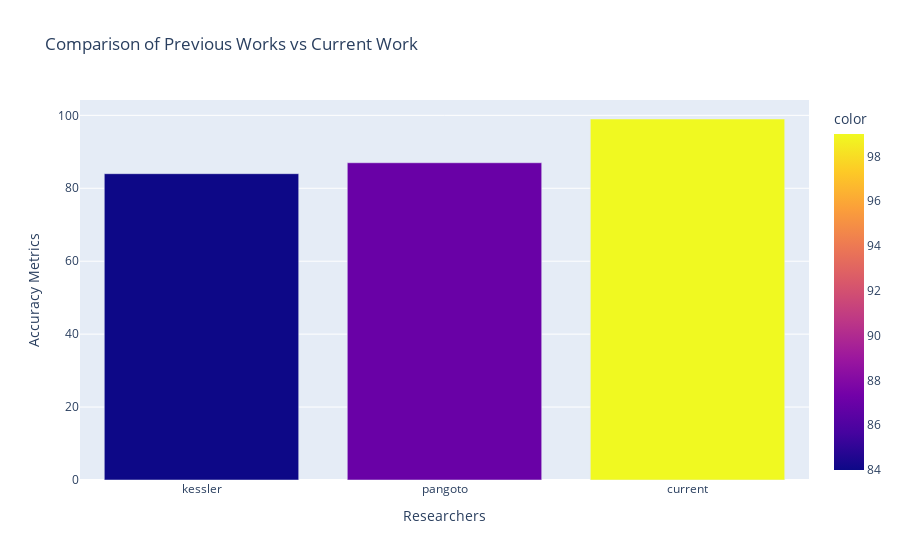

Notebook cell for this chart:
### Code cell
import matplotlib.pyplot as plt
import plotly.express as px


bar = px.bar(x = x, y = y, 
            title='Comparison of Previous Works vs Current Work', color = y)
bar.update_layout(xaxis_title='Researchers', yaxis_title='Accuracy Metrics')
bar.show()

### Figure 1 — Plotly figure (JSON) as saved in the notebook; plotly's stock layout.template omitted (floating-point values rounded to 4 significant figures)
{"data": [{"alignmentgroup": "True", "hovertemplate": "x=%{x}<br>y=%{y}<br>color=%{marker.color}<extra></extra>", "legendgroup": "", "marker": {"color": [84, 87, 99], "coloraxis": "coloraxis", "pattern": {"shape": ""}}, "name": "", "offsetgroup": "", "orientation": "v", "showlegend": false, "textposition": "auto", "type": "bar", "x": ["kessler", "pangoto", "current"], "xaxis": "x", "y": [84, 87, 99], "yaxis": "y"}], "layout": {"barmode": "relative", "coloraxis": {"colorbar": {"title": {"text": "color"}}, "colorscale": [[0, "#0d0887"], [0.1111, "#46039f"], [0.2222, "#7201a8"], [0.3333, "#9c179e"], [0.4444, "#bd3786"], [0.5556, "#d8576b"], [0.6667, "#ed7953"], [0.7778, "#fb9f3a"], [0.8889, "#fdca26"], [1, "#f0f921"]]}, "legend": {"tracegroupgap": 0}, "title": {"text": "Comparison of Previous Works vs Current Work"}, "xaxis": {"anchor": "y", "domain": [0, 1], "title": {"text": "Researchers"}}, "yaxis": {"anchor": "x", "domain": [0, 1], "title": {"text": "Accuracy Metrics"}}}}
